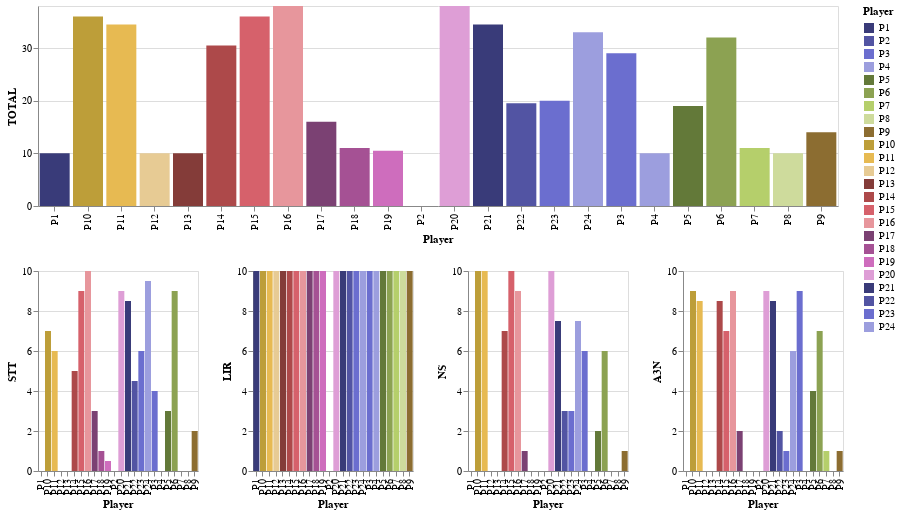

The code cell stored with this chart in its notebook:
### Markdown cell above
### Detailed Charts

### Code cell
#collapse-hide
dt9_8 = pd.read_csv("/home/rubens/papers_briefing/csvs/map8x8.csv")
selector = alt.selection_single(empty='all', fields=['Player'])
l = dt9_8['Player'].tolist()
color_scale = alt.Scale(domain=l,scheme="category20b")
base = alt.Chart(dt9_8).properties(
    width=800,
    height=200
).add_selection(selector)

points = base.mark_bar(filled=True, size=30).encode(
    x=alt.X('Player:N'),
    y=alt.Y('TOTAL:Q',            
            scale=alt.Scale(domain=[0,max(dt9_8['TOTAL'].tolist())])),
    tooltip=['Test:N','Type:N'],
    color=alt.condition(selector,
                        'Player:N',
                        alt.value('lightgray'),
                        scale=color_scale),
)

hists = base.mark_bar(opacity=1.0, thickness=100).encode(
    x=alt.X('Player:N'),
    y=alt.Y('STT:Q',
            stack=None,
            scale=alt.Scale(domain=[0,10])),
    color=alt.Color('Player:N',
                    scale=color_scale),
    tooltip=['Code:N']
).transform_filter(
    selector
).properties(
    width=160,
    height=200
)

hists2 = base.mark_bar(opacity=1.0, thickness=100).encode(
    x=alt.X('Player:N'),
    y=alt.Y('LIR:Q',
            stack=None,
            scale=alt.Scale(domain=[0,10])),
    color=alt.Color('Player:N',
                    scale=color_scale),
    tooltip=['Code:N']
).transform_filter(
    selector
).properties(
    width=160,
    height=200
)

hists3 = base.mark_bar(opacity=1.0, thickness=80).encode(
    x=alt.X('Player:N'),
    y=alt.Y('NS:Q',
            stack=None,
            scale=alt.Scale(domain=[0,10])),
    color=alt.Color('Player:N',
                    scale=color_scale),
    tooltip=['Code:N']
).transform_filter(
    selector
).properties(
    width=160,
    height=200
)

hists4 = base.mark_bar(opacity=1.0, thickness=80).encode(
    x=alt.X('Player:N'),
    y=alt.Y('A3N:Q',
            stack=None,
            scale=alt.Scale(domain=[0,10])),
    color=alt.Color('Player:N',
                    scale=color_scale),
    tooltip=['Code:N']
).transform_filter(
    selector
).properties(
    width=160,
    height=200
)

alt.vconcat(points , hists | hists2 | hists3 | hists4)

### Figure 1 — Vega-Lite specification as saved in the notebook (floating-point values rounded to 4 significant figures)
{"config": {"view": {"continuousWidth": 400, "continuousHeight": 300}}, "vconcat": [{"mark": {"type": "bar", "filled": true, "size": 30}, "encoding": {"color": {"condition": {"type": "nominal", "field": "Player", "scale": {"domain": ["P1", "P2", "P3", "P4", "P5", "P6", "P7", "P8", "P9", "P10", "P11", "P12", "P13", "P14", "P15", "P16", "P17", "P18", "P19", "P20", "P21", "P22", "P23", "P24"], "scheme": "category20b"}, "selection": "selector089"}, "value": "lightgray"}, "tooltip": [{"type": "nominal", "field": "Test"}, {"type": "nominal", "field": "Type"}], "x": {"type": "nominal", "field": "Player"}, "y": {"type": "quantitative", "field": "TOTAL", "scale": {"domain": [0, 38.0]}}}, "height": 200, "selection": {"selector089": {"type": "single", "empty": "all", "fields": ["Player"]}}, "width": 800}, {"hconcat": [{"mark": {"type": "bar", "opacity": 1.0, "thickness": 100}, "encoding": {"color": {"type": "nominal", "field": "Player", "scale": {"domain": ["P1", "P2", "P3", "P4", "P5", "P6", "P7", "P8", "P9", "P10", "P11", "P12", "P13", "P14", "P15", "P16", "P17", "P18", "P19", "P20", "P21", "P22", "P23", "P24"], "scheme": "category20b"}}, "tooltip": [{"type": "nominal", "field": "Code"}], "x": {"type": "nominal", "field": "Player"}, "y": {"type": "quantitative", "field": "STT", "scale": {"domain": [0, 10]}, "stack": null}}, "height": 200, "selection": {"selector089": {"type": "single", "empty": "all", "fields": ["Player"]}}, "transform": [{"filter": {"selection": "selector089"}}], "width": 160}, {"mark": {"type": "bar", "opacity": 1.0, "thickness": 100}, "encoding": {"color": {"type": "nominal", "field": "Player", "scale": {"domain": ["P1", "P2", "P3", "P4", "P5", "P6", "P7", "P8", "P9", "P10", "P11", "P12", "P13", "P14", "P15", "P16", "P17", "P18", "P19", "P20", "P21", "P22", "P23", "P24"], "scheme": "category20b"}}, "tooltip": [{"type": "nominal", "field": "Code"}], "x": {"type": "nominal", "field": "Player"}, "y": {"type": "quantitative", "field": "LIR", "scale": {"domain": [0, 10]}, "stack": null}}, "height": 200, "selection": {"selector089": {"type": "single", "empty": "all", "fields": ["Player"]}}, "transform": [{"filter": {"selection": "selector089"}}], "width": 160}, {"mark": {"type": "bar", "opacity": 1.0, "thickness": 80}, "encoding": {"color": {"type": "nominal", "field": "Player", "scale": {"domain": ["P1", "P2", "P3", "P4", "P5", "P6", "P7", "P8", "P9", "P10", "P11", "P12", "P13", "P14", "P15", "P16", "P17", "P18", "P19", "P20", "P21", "P22", "P23", "P24"], "scheme": "category20b"}}, "tooltip": [{"type": "nominal", "field": "Code"}], "x": {"type": "nominal", "field": "Player"}, "y": {"type": "quantitative", "field": "NS", "scale": {"domain": [0, 10]}, "stack": null}}, "height": 200, "selection": {"selector089": {"type": "single", "empty": "all", "fields": ["Player"]}}, "transform": [{"filter": {"selection": "selector089"}}], "width": 160}, {"mark": {"type": "bar", "opacity": 1.0, "thickness": 80}, "encoding": {"color": {"type": "nominal", "field": "Player", "scale": {"domain": ["P1", "P2", "P3", "P4", "P5", "P6", "P7", "P8", "P9", "P10", "P11", "P12", "P13", "P14", "P15", "P16", "P17", "P18", "P19", "P20", "P21", "P22", "P23", "P24"], "scheme": "category20b"}}, "tooltip": [{"type": "nominal", "field": "Code"}], "x": {"type": "nominal", "field": "Player"}, "y": {"type": "quantitative", "field": "A3N", "scale": {"domain": [0, 10]}, "stack": null}}, "height": 200, "selection": {"selector089": {"type": "single", "empty": "all", "fields": ["Player"]}}, "transform": [{"filter": {"selection": "selector089"}}], "width": 160}]}], "data": {"name": "data-e73719121e3545a327425a345929a830"}, "$schema": "https://vega.github.io/schema/vega-lite/v4.8.1.json", "datasets": {"data-e73719121e3545a327425a345929a830": [{"Player": "P1", "STT": 0.0, "LIR": 10.0, "NS": 0.0, "A3N": 0.0, "TOTAL": 10.0, "Test": "L8x8-31696645", "Type": "LE", "Code": "for(u) (attack(Worker,closest,u))"}, {"Player": "P2", "STT": 0.0, "LIR": 0.0, "NS": 0.0, "A3N": 0.0, "TOTAL": 0.0, "Test": "L8x8-31696644", "Type": "LE", "Code": "for(u) (harvest(2,u) train(Worker,8,EnemyDir))"}, {"Player": "P3", "STT": 4.0, "LIR": 10.0, "NS": 6.0, "A3N": 9.0, "TOTAL": 29.0, "Test": "L8x8-31696609", "Type": "MP", "Code": "attack(Worker,closest) train(Worker,17,EnemyDir)"}, {"Player": "P4", "STT": 0.0, "LIR": 10.0, "NS": 0.0, "A3N": 0.0, "TOTAL": 10.0, "Test": "L8-42826046", "Type": "ME", "Code": "train(Worker,14,Left) attack(Worker,lessHealthy)"}, {"Player": "P5", "STT": 3.0, "LIR": 10.0, "NS": 2.0, "A3N": 4.0, "TOTAL": 19.0, "Test": "L8x8-31696645", "Type": "LE", "Code": "for(u) (attack(Worker,closest,u) train(Worker,10,Left))"}, {"Player": "P6", "STT": 9.0, "LIR": 10.0, "NS": 6.0, "A3N": 7.0, "TOTAL": 32.0, "Test": "L8x8-31696644", "Type": "ME", "Code": "train(Worker,10,Down) harvest(1) attack(Worker,closest)"}, {"Player": "P7", "STT": 0.0, "LIR": 10.0, "NS": 0.0, "A3N": 1.0, "TOTAL": 11.0, "Test": "L8-42826052", "Type": "MP", "Code": "attack(Worker,lessHealthy) for(u) (train(Worker,18,Right))"}, {"Player": "P8", "STT": 0.0, "LIR": 10.0, "NS": 0.0, "A3N": 0.0, "TOTAL": 10.0, "Test": "L8x8-31696632", "Type": "LE", "Code": "for(u) (train(Worker,10,Right)) attack(Worker,lessHealthy)"}, {"Player": "P9", "STT": 2.0, "LIR": 10.0, "NS": 1.0, "A3N": 1.0, "TOTAL": 14.0, "Test": "L8x8-31696632", "Type": "MP", "Code": "harvest(1) attack(Worker,lessHealthy) train(Worker,8,Left)"}, {"Player": "P10", "STT": 7.0, "LIR": 10.0, "NS": 10.0, "A3N": 9.0, "TOTAL": 36.0, "Test": "L8x8-31696644.", "Type": "MP", "Code": "harvest(1) train(Worker,15,EnemyDir) attack(Worker,closest)"}, {"Player": "P11", "STT": 6.0, "LIR": 10.0, "NS": 10.0, "A3N": 8.5, "TOTAL": 34.5, "Test": "L8-42826052", "Type": "LE", "Code": "harvest(1) train(Worker,11,EnemyDir) attack(Worker,closest)"}, {"Player": "P12", "STT": 0.0, "LIR": 10.0, "NS": 0.0, "A3N": 0.0, "TOTAL": 10.0, "Test": "L8x8-31696632", "Type": "ME", "Code": "for(u) (attack(Worker,lessHealthy,u) train(Worker,9,EnemyDir))"}, {"Player": "P13", "STT": 0.0, "LIR": 10.0, "NS": 0.0, "A3N": 0.0, "TOTAL": 10.0, "Test": "L8x8-31696609", "Type": "LE", "Code": "for(u) (train(Worker,3,EnemyDir) attack(Worker,lessHealthy,u))"}, {"Player": "P14", "STT": 5.0, "LIR": 10.0, "NS": 7.0, "A3N": 8.5, "TOTAL": 30.5, "Test": "L8x8-31696644", "Type": "LE", "Code": "harvest(1) attack(Worker,closest) for(u) (train(Worker,6,Left))"}, {"Player": "P15", "STT": 9.0, "LIR": 10.0, "NS": 10.0, "A3N": 7.0, "TOTAL": 36.0, "Test": "L8-42826052", "Type": "LE", "Code": "harvest(1) for(u) (attack(Worker,closest,u) train(Worker,10,Down))"}, {"Player": "P16", "STT": 10.0, "LIR": 10.0, "NS": 9.0, "A3N": 9.0, "TOTAL": 38.0, "Test": "L8-42826046", "Type": "LE", "Code": "for(u) (train(Worker,9,EnemyDir) harvest(1,u) attack(Worker,closest,u))"}, {"Player": "P17", "STT": 3.0, "LIR": 10.0, "NS": 1.0, "A3N": 2.0, "TOTAL": 16.0, "Test": "L8x8-31696609", "Type": "LE", "Code": "attack(Worker,closest) for(u) (if(HaveUnitsToDistantToEnemy(Worker,2,u)) (train(Worker,4,Left)))"}, {"Player": "P18", "STT": 1.0, "LIR": 10.0, "NS": 0.0, "A3N": 0.0, "TOTAL": 11.0, "Test": "L8x8-31696645", "Type": "MP", "Code": "for(u) (if(HaveQtdUnitsAttacking(Worker,8)) (train(Worker,16,Up) harvest(1,u)) attack(Worker,closest,u))"}, {"Player": "P19", "STT": 0.5, "LIR": 10.0, "NS": 0.0, "A3N": 0.0, "TOTAL": 10.5, "Test": "L8x8-31696632", "Type": "LE", "Code": "for(u) (attack(Worker,lessHealthy,u)) train(Worker,6,EnemyDir) for(u) (moveToUnit(Worker,Enemy,farthest,u))"}, {"Player": "P20", "STT": 9.0, "LIR": 10.0, "NS": 10.0, "A3N": 9.0, "TOTAL": 38.0, "Test": "L8x8-31696609", "Type": "LE", "Code": "for(u) (if(HaveUnitsToDistantToEnemy(Worker,5,u)) (attack(Worker,closest,u)) (train(Worker,19,Right))) harvest(5)"}, {"Player": "P21", "STT": 8.5, "LIR": 10.0, "NS": 7.5, "A3N": 8.5, "TOTAL": 34.5, "Test": "L8-42826052", "Type": "ME", "Code": "for(u) (if(HaveUnitsToDistantToEnemy(Worker,6,u)) (harvest(1,u) attack(Worker,closest,u)) (train(Worker,16,EnemyDir)))"}, {"Player": "P22", "STT": 4.5, "LIR": 10.0, "NS": 3.0, "A3N": 2.0, "TOTAL": 19.5, "Test": "L8-42826046", "Type": "MP", "Code": "for(u) (attack(Worker,closest,u)) for(u) (train(Worker,2,Left)) if(HaveUnitsinEnemyRange(Worker)) (train(Worker,11,Left))"}, {"Player": "P23", "STT": 6.0, "LIR": 10.0, "NS": 3.0, "A3N": 1.0, "TOTAL": 20.0, "Test": "L8x8-31696609", "Type": "ME", "Code": "for(u) (train(Worker,2,Left) attack(Worker,closest,u)) for(u) (if(HaveUnitsinEnemyRange(Worker,u)) (train(Worker,5,Right)))"}, {"Player": "P24", "STT": 9.5, "LIR": 10.0, "NS": 7.5, "A3N": 6.0, "TOTAL": 33.0, "Test": "L8x8-31696645", "Type": "ME", "Code": "for(u) (if(HaveUnitsToDistantToEnemy(Worker,2,u)) (attack(Worker,closest,u)) train(Worker,15,Down) harvest(1,u)) for(u) (harvest(4,u)) if(HaveUnitsinEnemyRange(Worker)) (attack(Worker,strongest)) (moveToUnit(Worker,Ally,farthest))"}]}}
